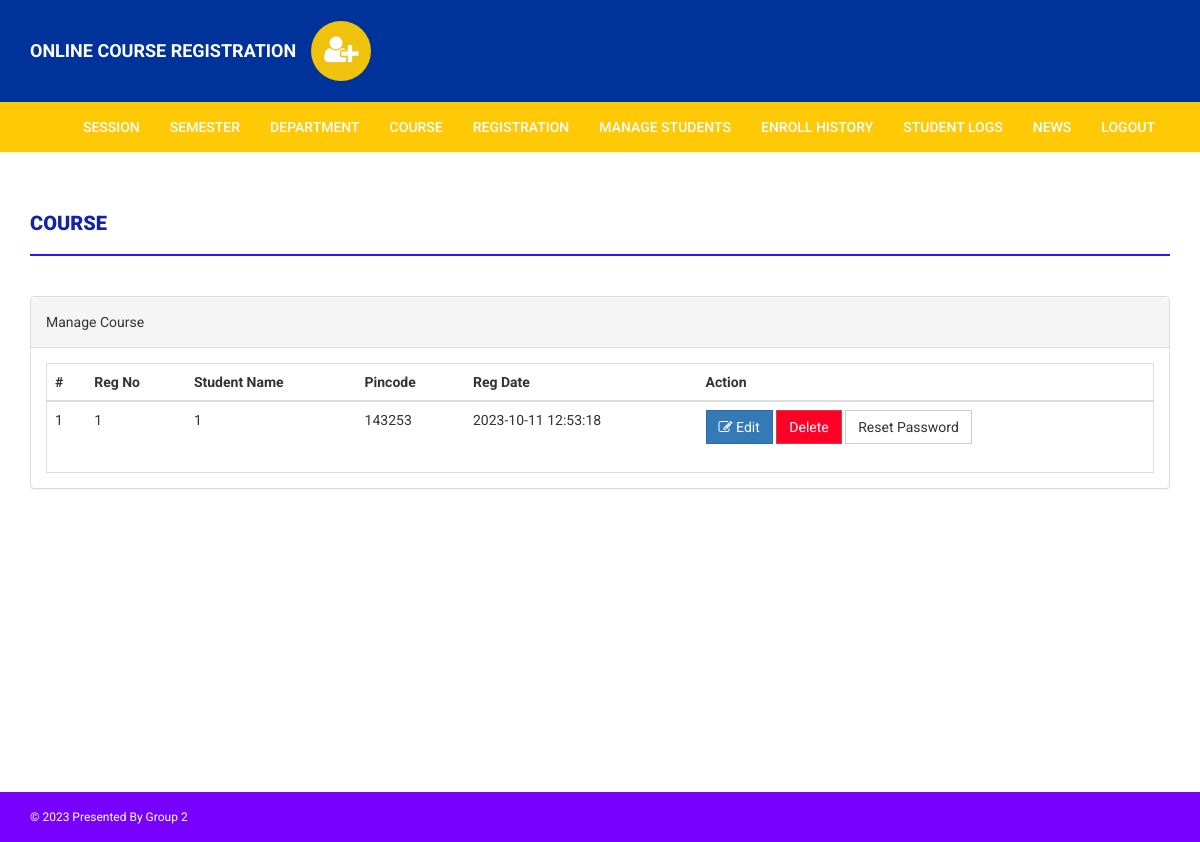
The app's page /onlinecourse/admin/manage-students.php (signed in) with its own data.
### tables this page shows
CREATE TABLE `students` (
  `StudentRegno` varchar(255) NOT NULL,
  `studentPhoto` varchar(255) DEFAULT NULL,
  `password` varchar(255) DEFAULT NULL,
  `studentName` varchar(255) DEFAULT NULL,
  `pincode` varchar(255) DEFAULT NULL,
  `session` varchar(255) DEFAULT NULL,
  `department` varchar(255) DEFAULT NULL,
  `semester` varchar(255) DEFAULT NULL,
  `cgpa` decimal(10,2) DEFAULT NULL,
  `creationdate` timestamp NULL DEFAULT current_timestamp(),
  `updationDate` varchar(255) DEFAULT NULL
);

### onlinecourse/admin/manage-students.php (the view, shortened to what this page needs)
<?php
if(strlen($_SESSION['alogin'])==0)
    {
header('location:index.php');
}
else{
?>
<!DOCTYPE html>
<html xmlns="http://www.w3.org/1999/xhtml">
<head>
    <link href="../assets/css/bootstrap.css" rel="stylesheet" />
    <link href="../assets/css/font-awesome.css" rel="stylesheet" />
    <link href="../assets/css/style.css" rel="stylesheet" />
</head>
<body>
<?php include('includes/header.php');?>
<?php if($_SESSION['alogin']!="")
{
include('includes/menubar.php');
}
?>
    <div class="content-wrapper">
        <div class="container">
            <div class="row">
                    <div class="col-md-12">
                        <h1 class="page-head-line">Course  </h1>
                    </div>
                </div>
                <div class="row" >
                <div class="col-md-12">
                    <div class="panel panel-default">
                        <div class="panel-heading">
                            Manage Course
                        </div>
                        <div class="panel-body">
                            <div class="table-responsive table-bordered">
                                <table class="table">
                                    <thead>
                                        <tr>
                                            <th>#</th>
                                            <th>Reg No </th>
                                            <th>Student Name </th>
                                            <th> Pincode</th>
                                            <th>Reg Date</th>
                                            <th>Action</th>
                                        </tr>
                                    </thead>
                                    <tbody>
<?php
$sql=mysqli_query($con,"select * from students");
$cnt=1;
while($row=mysqli_fetch_array($sql))
{
?>
                                        <tr>
                                            <td><?php echo $cnt;?></td>
                                            <td><?php echo htmlentities($row['StudentRegno']);?></td>
                                            <td><?php echo htmlentities($row['studentName']);?></td>
                                            <td><?php echo htmlentities($row['pincode']);?></td>
                                            <td><?php echo htmlentities($row['creationdate']);?></td>
                                            <td>
                                            <a href="edit-student-profile.php?id=<?php echo $row['StudentRegno']?>">
<button class="btn btn-primary"><i class="fa fa-edit "></i> Edit</button> </a>
<a href="manage-students.php?id=<?php echo $row['StudentRegno']?>&del=delete" onClick="return confirm('Are you sure you want to delete?')">
                                            <button class="btn btn-danger">Delete</button>
</a>
<a href="manage-students.php?id=<?php echo $row['StudentRegno']?>&pass=update" onClick="return confirm('Are you sure you want to reset password?')">
<button type="submit" name="submit" id="submit" class="btn btn-default">Reset Password</button>
</a>
                                            </td>
                                        </tr>
<?php
$cnt++;
} ?>
                                    </tbody>
                                </table>
                            </div>
                        </div>
                    </div>
                </div>
            </div>
        </div>
    </div>
<?php include('includes/footer.php');?>
</body>
</html>
<?php } ?>

### onlinecourse/assets/css/style.css (style rules this page uses)
body { font-family: "Roboto", sans-serif; line-height: 30px; }
.content-wrapper { margin-top: 40px; min-height: 600px; padding-bottom: 60px; }
.page-head-line { font-weight: 900; padding-bottom: 20px; border-bottom: 2px solid #3216ee; text-transform: uppercase; color: #1324a4; font-size: 20px; margin-bottom: 40px; }
.btn { border-radius: 0px; -webkit-border-radius: 0px; -moz-border-radius: 0px; }
.btn-danger { background-color: #ff0026 !important; border-style: solid; }

### records on screen
students: StudentRegno "1", studentName "1", pincode "143253", creationdate "2023-10-11 12:53:18"
